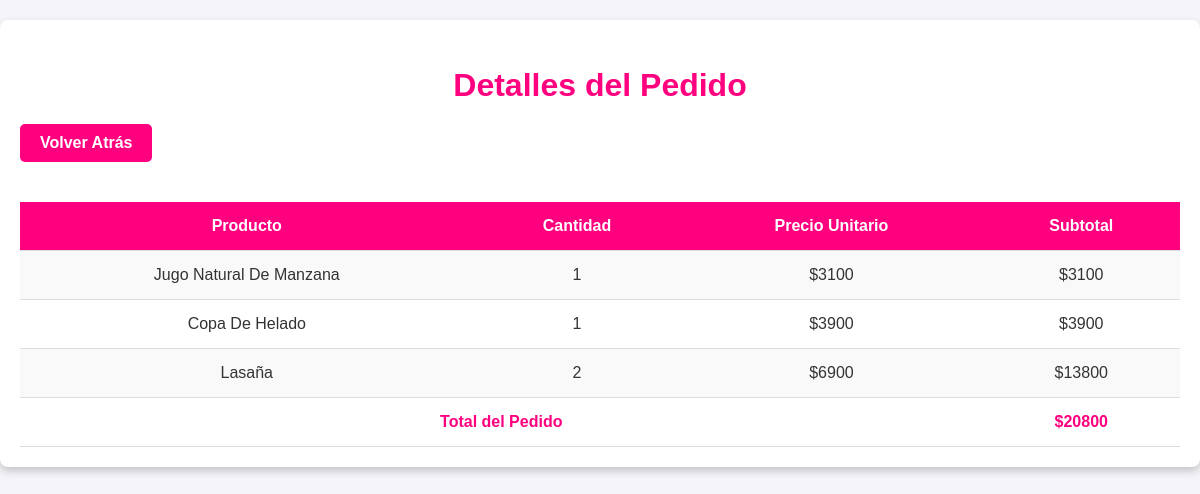
The app's page /ver_pedido/111/ with its own data.
### sistema_pedidos/models.py (models this page shows, shortened)
class DetallePedido(models.Model):
    pedido = models.ForeignKey(Pedido, related_name='detalles', on_delete=models.CASCADE)
    producto = models.ForeignKey(Producto, on_delete=models.CASCADE)
    cantidad = models.PositiveIntegerField()
    precio = models.IntegerField()

class Producto(models.Model):
    nombre = models.CharField(max_length=100)
    descripcion = models.TextField(blank=True, null=True)
    precio = models.IntegerField()  # Cambiado a IntegerField
    categoria = models.CharField(
        max_length=50,
        choices=[
            ('bebidas', 'Bebidas'),
            ('postres', 'Postres'),
            ('platos', 'Platos')
        ]
    )
    stock = models.PositiveIntegerField(default=0)
    imagen = models.ImageField(upload_to='productos/', blank=True, null=True)

### sistema_pedidos/views.py (the view)
# urls.py: path('ver_pedido/<int:pedido_id>/', views.ver_detalle_pedido, name='ver_detalle_pedido'),
def ver_detalle_pedido(request, pedido_id):
    pedido = get_object_or_404(Pedido, id=pedido_id)
    detalles = pedido.detalles.all()
    total = sum(detalle.cantidad * detalle.producto.precio for detalle in detalles)
    return render(request, 'detalle_pedido.html', {
        'pedido': pedido,
        'detalles': detalles,
        'total': total
    })

### sistema_pedidos/templatetags/custom_filters.py (called while the page is built)
@register.filter(name='multiply')
def multiply(value, arg):
    return value * arg

### sistema_pedidos/templates/detalle_pedido.html (shortened to what this page needs)
{% load custom_filters %}
<!DOCTYPE html>
<html lang="es">
<head>
</head>
<body>
    <div class="container">
        <h2>Detalles del Pedido</h2>
        <a href="{% url 'ver_pedidos' %}" class="btn-back">Volver Atrás</a>
        <table>
            <tr>
                <th>Producto</th>
                <th>Cantidad</th>
                <th>Precio Unitario</th>
                <th>Subtotal</th>
            </tr>
            {% for detalle in detalles %}
            <tr>
                <td>{{ detalle.producto.nombre }}</td>
                <td>{{ detalle.cantidad }}</td>
                <td>${{ detalle.producto.precio }}</td>
                <td>${{ detalle.cantidad|multiply:detalle.producto.precio }}</td>
            </tr>
            {% endfor %}
            <tr class="total-row">
                <td colspan="3">Total del Pedido</td>
                <td>${{ total }}</td>
            </tr>
        </table>
    </div>
</body>
</html>

### sistema_pedidos/templates/detalle_pedido.html (style rules this page uses)
body { font-family: Arial, sans-serif; background-color: #f4f4f9; color: #333; margin: 0; padding: 0; display: flex; flex-direction: column; align-items: center; padding: 20px; }
.container { max-width: 1200px; width: 100%; background-color: #fff; padding: 20px; border-radius: 8px; box-shadow: 0 4px 8px rgba(0, 0, 0, 0.2); }
h2 { color: #ff007f; font-size: 2em; margin-bottom: 20px; text-align: center; font-weight: bold; }
.btn-back { display: inline-block; margin-bottom: 20px; padding: 10px 20px; font-size: 1em; background-color: #ff007f; color: white; border-radius: 5px; font-weight: bold; text-decoration: none; transition: background-color 0.3s ease; text-align: center; }
table { width: 100%; border-collapse: collapse; margin-top: 20px; }
th, td { padding: 15px; text-align: center; border-bottom: 1px solid #ddd; }
th { background-color: #ff007f; color: white; font-weight: bold; }
tr:nth-child(even) { background-color: #f9f9f9; }
.total-row { font-weight: bold; color: #ff007f; }

### records on screen
DetallePedido: producto.nombre "Jugo Natural De Manzana", cantidad "1", producto.precio "3100", cantidad|multiply "3100"
DetallePedido: producto.nombre "Copa De Helado", cantidad "1", producto.precio "3900", cantidad|multiply "3900"
DetallePedido: producto.nombre "Lasaña", cantidad "2", producto.precio "6900", cantidad|multiply "13800"

### other values on screen
{{ total }} "20800"
